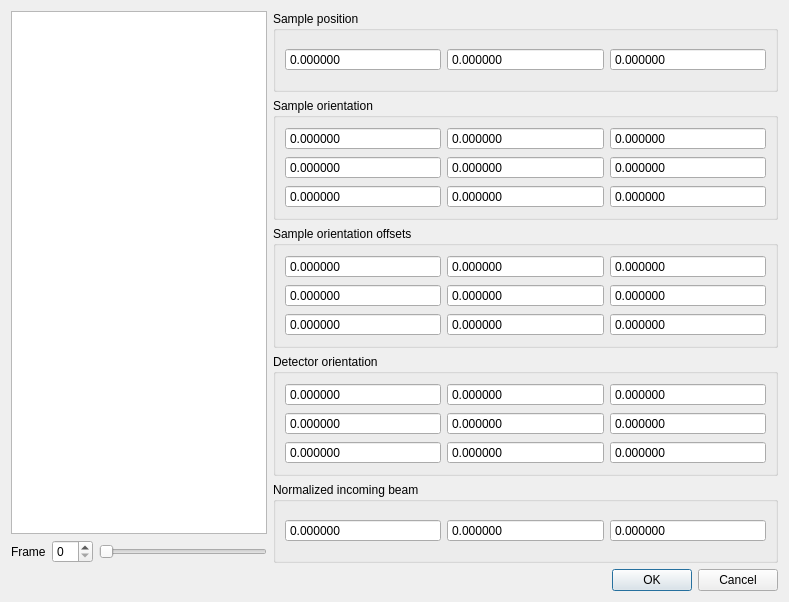
<?xml version="1.0" encoding="UTF-8"?>
<ui version="4.0">
 <class>DialogExploreInstrumentStates</class>
 <widget class="QDialog" name="DialogExploreInstrumentStates">
  <property name="geometry">
   <rect>
    <x>0</x>
    <y>0</y>
    <width>789</width>
    <height>602</height>
   </rect>
  </property>
  <property name="windowTitle">
   <string>Explore instrument states</string>
  </property>
  <layout class="QGridLayout" name="gridLayout_2">
   <item row="0" column="0">
    <layout class="QHBoxLayout" name="horizontalLayout_3" stretch="0,3">
     <item>
      <layout class="QVBoxLayout" name="verticalLayout">
       <item>
        <widget class="QListWidget" name="data"/>
       </item>
       <item>
        <layout class="QHBoxLayout" name="horizontalLayout">
         <item>
          <widget class="QLabel" name="label">
           <property name="text">
            <string>Frame</string>
           </property>
          </widget>
         </item>
         <item>
          <widget class="QSpinBox" name="frameIndex">
           <property name="readOnly">
            <bool>false</bool>
           </property>
           <property name="buttonSymbols">
            <enum>QAbstractSpinBox::UpDownArrows</enum>
           </property>
           <property name="singleStep">
            <number>1</number>
           </property>
          </widget>
         </item>
         <item>
          <widget class="QSlider" name="frameSlider">
           <property name="tracking">
            <bool>true</bool>
           </property>
           <property name="orientation">
            <enum>Qt::Horizontal</enum>
           </property>
           <property name="tickPosition">
            <enum>QSlider::NoTicks</enum>
           </property>
          </widget>
         </item>
        </layout>
       </item>
      </layout>
     </item>
     <item>
      <layout class="QVBoxLayout" name="verticalLayout_2">
       <item>
        <widget class="QGroupBox" name="groupBox">
         <property name="title">
          <string>Sample position</string>
         </property>
         <layout class="QHBoxLayout" name="horizontalLayout_2">
          <item>
           <widget class="QDoubleSpinBox" name="sample_position_x">
            <property name="readOnly">
             <bool>true</bool>
            </property>
            <property name="buttonSymbols">
             <enum>QAbstractSpinBox::NoButtons</enum>
            </property>
            <property name="decimals">
             <number>6</number>
            </property>
            <property name="minimum">
             <double>-1000000.000000000000000</double>
            </property>
            <property name="maximum">
             <double>1000000.000000000000000</double>
            </property>
           </widget>
          </item>
          <item>
           <widget class="QDoubleSpinBox" name="sample_position_y">
            <property name="readOnly">
             <bool>true</bool>
            </property>
            <property name="buttonSymbols">
             <enum>QAbstractSpinBox::NoButtons</enum>
            </property>
            <property name="decimals">
             <number>6</number>
            </property>
            <property name="minimum">
             <double>-1000000.000000000000000</double>
            </property>
            <property name="maximum">
             <double>1000000.000000000000000</double>
            </property>
           </widget>
          </item>
          <item>
           <widget class="QDoubleSpinBox" name="sample_position_z">
            <property name="readOnly">
             <bool>true</bool>
            </property>
            <property name="buttonSymbols">
             <enum>QAbstractSpinBox::NoButtons</enum>
            </property>
            <property name="decimals">
             <number>6</number>
            </property>
            <property name="minimum">
             <double>-1000000.000000000000000</double>
            </property>
            <property name="maximum">
             <double>1000000.000000000000000</double>
            </property>
           </widget>
          </item>
         </layout>
        </widget>
       </item>
       <item>
        <widget class="QGroupBox" name="groupBox_2">
         <property name="title">
          <string>Sample orientation</string>
         </property>
         <layout class="QGridLayout" name="gridLayout">
          <item row="1" column="0">
           <widget class="QDoubleSpinBox" name="sample_orientation_10">
            <property name="readOnly">
             <bool>true</bool>
            </property>
            <property name="buttonSymbols">
             <enum>QAbstractSpinBox::NoButtons</enum>
            </property>
            <property name="decimals">
             <number>6</number>
            </property>
            <property name="minimum">
             <double>-1000000.000000000000000</double>
            </property>
            <property name="maximum">
             <double>1000000.000000000000000</double>
            </property>
           </widget>
          </item>
          <item row="0" column="0">
           <widget class="QDoubleSpinBox" name="sample_orientation_00">
            <property name="enabled">
             <bool>true</bool>
            </property>
            <property name="readOnly">
             <bool>true</bool>
            </property>
            <property name="buttonSymbols">
             <enum>QAbstractSpinBox::NoButtons</enum>
            </property>
            <property name="decimals">
             <number>6</number>
            </property>
            <property name="minimum">
             <double>-1000000.000000000000000</double>
            </property>
            <property name="maximum">
             <double>1000000.000000000000000</double>
            </property>
           </widget>
          </item>
          <item row="2" column="1">
           <widget class="QDoubleSpinBox" name="sample_orientation_21">
            <property name="readOnly">
             <bool>true</bool>
            </property>
            <property name="buttonSymbols">
             <enum>QAbstractSpinBox::NoButtons</enum>
            </property>
            <property name="decimals">
             <number>6</number>
            </property>
            <property name="minimum">
             <double>-1000000.000000000000000</double>
            </property>
            <property name="maximum">
             <double>1000000.000000000000000</double>
            </property>
           </widget>
          </item>
          <item row="2" column="2">
           <widget class="QDoubleSpinBox" name="sample_orientation_22">
            <property name="readOnly">
             <bool>true</bool>
            </property>
            <property name="buttonSymbols">
             <enum>QAbstractSpinBox::NoButtons</enum>
            </property>
            <property name="decimals">
             <number>6</number>
            </property>
            <property name="minimum">
             <double>-1000000.000000000000000</double>
            </property>
            <property name="maximum">
             <double>1000000.000000000000000</double>
            </property>
           </widget>
          </item>
          <item row="1" column="1">
           <widget class="QDoubleSpinBox" name="sample_orientation_11">
            <property name="readOnly">
             <bool>true</bool>
            </property>
            <property name="buttonSymbols">
             <enum>QAbstractSpinBox::NoButtons</enum>
            </property>
            <property name="decimals">
             <number>6</number>
            </property>
            <property name="minimum">
             <double>-1000000.000000000000000</double>
            </property>
            <property name="maximum">
             <double>1000000.000000000000000</double>
            </property>
           </widget>
          </item>
          <item row="2" column="0">
           <widget class="QDoubleSpinBox" name="sample_orientation_20">
            <property name="readOnly">
             <bool>true</bool>
            </property>
            <property name="buttonSymbols">
             <enum>QAbstractSpinBox::NoButtons</enum>
            </property>
            <property name="decimals">
             <number>6</number>
            </property>
            <property name="minimum">
             <double>-1000000.000000000000000</double>
            </property>
            <property name="maximum">
             <double>1000000.000000000000000</double>
            </property>
           </widget>
          </item>
          <item row="1" column="2">
           <widget class="QDoubleSpinBox" name="sample_orientation_12">
            <property name="readOnly">
             <bool>true</bool>
            </property>
            <property name="buttonSymbols">
             <enum>QAbstractSpinBox::NoButtons</enum>
            </property>
            <property name="decimals">
             <number>6</number>
            </property>
            <property name="minimum">
             <double>-1000000.000000000000000</double>
            </property>
            <property name="maximum">
             <double>1000000.000000000000000</double>
            </property>
           </widget>
          </item>
          <item row="0" column="1">
           <widget class="QDoubleSpinBox" name="sample_orientation_01">
            <property name="readOnly">
             <bool>true</bool>
            </property>
            <property name="buttonSymbols">
             <enum>QAbstractSpinBox::NoButtons</enum>
            </property>
            <property name="decimals">
             <number>6</number>
            </property>
            <property name="minimum">
             <double>-1000000.000000000000000</double>
            </property>
            <property name="maximum">
             <double>1000000.000000000000000</double>
            </property>
           </widget>
          </item>
          <item row="0" column="2">
           <widget class="QDoubleSpinBox" name="sample_orientation_02">
            <property name="readOnly">
             <bool>true</bool>
            </property>
            <property name="buttonSymbols">
             <enum>QAbstractSpinBox::NoButtons</enum>
            </property>
            <property name="decimals">
             <number>6</number>
            </property>
            <property name="minimum">
             <double>-1000000.000000000000000</double>
            </property>
            <property name="maximum">
             <double>1000000.000000000000000</double>
            </property>
           </widget>
          </item>
         </layout>
        </widget>
       </item>
       <item>
        <widget class="QGroupBox" name="groupBox_3">
         <property name="title">
          <string>Sample orientation offsets</string>
         </property>
         <layout class="QGridLayout" name="gridLayout_3">
          <item row="1" column="0">
           <widget class="QDoubleSpinBox" name="sample_orientation_offset_10">
            <property name="readOnly">
             <bool>true</bool>
            </property>
            <property name="buttonSymbols">
             <enum>QAbstractSpinBox::NoButtons</enum>
            </property>
            <property name="decimals">
             <number>6</number>
            </property>
            <property name="minimum">
             <double>-1000000.000000000000000</double>
            </property>
            <property name="maximum">
             <double>1000000.000000000000000</double>
            </property>
           </widget>
          </item>
          <item row="0" column="2">
           <widget class="QDoubleSpinBox" name="sample_orientation_offset_02">
            <property name="readOnly">
             <bool>true</bool>
            </property>
            <property name="buttonSymbols">
             <enum>QAbstractSpinBox::NoButtons</enum>
            </property>
            <property name="decimals">
             <number>6</number>
            </property>
            <property name="minimum">
             <double>-1000000.000000000000000</double>
            </property>
            <property name="maximum">
             <double>1000000.000000000000000</double>
            </property>
           </widget>
          </item>
          <item row="2" column="1">
           <widget class="QDoubleSpinBox" name="sample_orientation_offset_21">
            <property name="readOnly">
             <bool>true</bool>
            </property>
            <property name="buttonSymbols">
             <enum>QAbstractSpinBox::NoButtons</enum>
            </property>
            <property name="decimals">
             <number>6</number>
            </property>
            <property name="minimum">
             <double>-1000000.000000000000000</double>
            </property>
            <property name="maximum">
             <double>1000000.000000000000000</double>
            </property>
           </widget>
          </item>
          <item row="1" column="1">
           <widget class="QDoubleSpinBox" name="sample_orientation_offset_11">
            <property name="readOnly">
             <bool>true</bool>
            </property>
            <property name="buttonSymbols">
             <enum>QAbstractSpinBox::NoButtons</enum>
            </property>
            <property name="decimals">
             <number>6</number>
            </property>
            <property name="minimum">
             <double>-1000000.000000000000000</double>
            </property>
            <property name="maximum">
             <double>1000000.000000000000000</double>
            </property>
           </widget>
          </item>
          <item row="2" column="0">
           <widget class="QDoubleSpinBox" name="sample_orientation_offset_20">
            <property name="readOnly">
             <bool>true</bool>
            </property>
            <property name="buttonSymbols">
             <enum>QAbstractSpinBox::NoButtons</enum>
            </property>
            <property name="decimals">
             <number>6</number>
            </property>
            <property name="minimum">
             <double>-1000000.000000000000000</double>
            </property>
            <property name="maximum">
             <double>1000000.000000000000000</double>
            </property>
           </widget>
          </item>
          <item row="2" column="2">
           <widget class="QDoubleSpinBox" name="sample_orientation_offset_22">
            <property name="readOnly">
             <bool>true</bool>
            </property>
            <property name="buttonSymbols">
             <enum>QAbstractSpinBox::NoButtons</enum>
            </property>
            <property name="decimals">
             <number>6</number>
            </property>
            <property name="minimum">
             <double>-1000000.000000000000000</double>
            </property>
            <property name="maximum">
             <double>1000000.000000000000000</double>
            </property>
           </widget>
          </item>
          <item row="0" column="0">
           <widget class="QDoubleSpinBox" name="sample_orientation_offset_00">
            <property name="enabled">
             <bool>true</bool>
            </property>
            <property name="readOnly">
             <bool>true</bool>
            </property>
            <property name="buttonSymbols">
             <enum>QAbstractSpinBox::NoButtons</enum>
            </property>
            <property name="decimals">
             <number>6</number>
            </property>
            <property name="minimum">
             <double>-1000000.000000000000000</double>
            </property>
            <property name="maximum">
             <double>1000000.000000000000000</double>
            </property>
           </widget>
          </item>
          <item row="1" column="2">
           <widget class="QDoubleSpinBox" name="sample_orientation_offset_12">
            <property name="readOnly">
             <bool>true</bool>
            </property>
            <property name="buttonSymbols">
             <enum>QAbstractSpinBox::NoButtons</enum>
            </property>
            <property name="decimals">
             <number>6</number>
            </property>
            <property name="minimum">
             <double>-1000000.000000000000000</double>
            </property>
            <property name="maximum">
             <double>1000000.000000000000000</double>
            </property>
           </widget>
          </item>
          <item row="0" column="1">
           <widget class="QDoubleSpinBox" name="sample_orientation_offset_01">
            <property name="readOnly">
             <bool>true</bool>
            </property>
            <property name="buttonSymbols">
             <enum>QAbstractSpinBox::NoButtons</enum>
            </property>
            <property name="decimals">
             <number>6</number>
            </property>
            <property name="minimum">
             <double>-1000000.000000000000000</double>
            </property>
            <property name="maximum">
             <double>1000000.000000000000000</double>
            </property>
           </widget>
          </item>
         </layout>
         <zorder>sample_orientation_offset_00</zorder>
         <zorder>sample_orientation_offset_11</zorder>
         <zorder>sample_orientation_offset_01</zorder>
         <zorder>sample_orientation_offset_10</zorder>
         <zorder>sample_orientation_offset_02</zorder>
         <zorder>sample_orientation_offset_20</zorder>
         <zorder>sample_orientation_offset_21</zorder>
         <zorder>sample_orientation_offset_12</zorder>
         <zorder>sample_orientation_offset_22</zorder>
        </widget>
       </item>
       <item>
        <widget class="QGroupBox" name="groupBox_5">
         <property name="title">
          <string>Detector orientation</string>
         </property>
         <layout class="QGridLayout" name="gridLayout_4">
          <item row="0" column="0">
           <widget class="QDoubleSpinBox" name="detector_orientation_00">
            <property name="enabled">
             <bool>true</bool>
            </property>
            <property name="readOnly">
             <bool>true</bool>
            </property>
            <property name="buttonSymbols">
             <enum>QAbstractSpinBox::NoButtons</enum>
            </property>
            <property name="decimals">
             <number>6</number>
            </property>
            <property name="minimum">
             <double>-1000000.000000000000000</double>
            </property>
            <property name="maximum">
             <double>1000000.000000000000000</double>
            </property>
           </widget>
          </item>
          <item row="0" column="1">
           <widget class="QDoubleSpinBox" name="detector_orientation_01">
            <property name="readOnly">
             <bool>true</bool>
            </property>
            <property name="buttonSymbols">
             <enum>QAbstractSpinBox::NoButtons</enum>
            </property>
            <property name="decimals">
             <number>6</number>
            </property>
            <property name="minimum">
             <double>-1000000.000000000000000</double>
            </property>
            <property name="maximum">
             <double>1000000.000000000000000</double>
            </property>
           </widget>
          </item>
          <item row="0" column="2">
           <widget class="QDoubleSpinBox" name="detector_orientation_02">
            <property name="readOnly">
             <bool>true</bool>
            </property>
            <property name="buttonSymbols">
             <enum>QAbstractSpinBox::NoButtons</enum>
            </property>
            <property name="decimals">
             <number>6</number>
            </property>
            <property name="minimum">
             <double>-1000000.000000000000000</double>
            </property>
            <property name="maximum">
             <double>1000000.000000000000000</double>
            </property>
           </widget>
          </item>
          <item row="1" column="0">
           <widget class="QDoubleSpinBox" name="detector_orientation_10">
            <property name="readOnly">
             <bool>true</bool>
            </property>
            <property name="buttonSymbols">
             <enum>QAbstractSpinBox::NoButtons</enum>
            </property>
            <property name="decimals">
             <number>6</number>
            </property>
            <property name="minimum">
             <double>-1000000.000000000000000</double>
            </property>
            <property name="maximum">
             <double>1000000.000000000000000</double>
            </property>
           </widget>
          </item>
          <item row="1" column="1">
           <widget class="QDoubleSpinBox" name="detector_orientation_11">
            <property name="readOnly">
             <bool>true</bool>
            </property>
            <property name="buttonSymbols">
             <enum>QAbstractSpinBox::NoButtons</enum>
            </property>
            <property name="decimals">
             <number>6</number>
            </property>
            <property name="minimum">
             <double>-1000000.000000000000000</double>
            </property>
            <property name="maximum">
             <double>1000000.000000000000000</double>
            </property>
           </widget>
          </item>
          <item row="1" column="2">
           <widget class="QDoubleSpinBox" name="detector_orientation_12">
            <property name="readOnly">
             <bool>true</bool>
            </property>
            <property name="buttonSymbols">
             <enum>QAbstractSpinBox::NoButtons</enum>
            </property>
            <property name="decimals">
             <number>6</number>
            </property>
            <property name="minimum">
             <double>-1000000.000000000000000</double>
            </property>
            <property name="maximum">
             <double>1000000.000000000000000</double>
            </property>
           </widget>
          </item>
          <item row="2" column="0">
           <widget class="QDoubleSpinBox" name="detector_orientation_20">
            <property name="readOnly">
             <bool>true</bool>
            </property>
            <property name="buttonSymbols">
             <enum>QAbstractSpinBox::NoButtons</enum>
            </property>
            <property name="decimals">
             <number>6</number>
            </property>
            <property name="minimum">
             <double>-1000000.000000000000000</double>
            </property>
            <property name="maximum">
             <double>1000000.000000000000000</double>
            </property>
           </widget>
          </item>
          <item row="2" column="1">
           <widget class="QDoubleSpinBox" name="detector_orientation_21">
            <property name="readOnly">
             <bool>true</bool>
            </property>
            <property name="buttonSymbols">
             <enum>QAbstractSpinBox::NoButtons</enum>
            </property>
            <property name="decimals">
             <number>6</number>
            </property>
            <property name="minimum">
             <double>-1000000.000000000000000</double>
            </property>
            <property name="maximum">
             <double>1000000.000000000000000</double>
            </property>
           </widget>
          </item>
          <item row="2" column="2">
           <widget class="QDoubleSpinBox" name="detector_orientation_22">
            <property name="readOnly">
             <bool>true</bool>
            </property>
            <property name="buttonSymbols">
             <enum>QAbstractSpinBox::NoButtons</enum>
            </property>
            <property name="decimals">
             <number>6</number>
            </property>
            <property name="minimum">
             <double>-1000000.000000000000000</double>
            </property>
            <property name="maximum">
             <double>1000000.000000000000000</double>
            </property>
           </widget>
          </item>
         </layout>
        </widget>
       </item>
       <item>
        <widget class="QGroupBox" name="groupBox_4">
         <property name="title">
          <string>Normalized incoming beam</string>
         </property>
         <layout class="QHBoxLayout" name="horizontalLayout_4">
          <item>
           <widget class="QDoubleSpinBox" name="ni_x">
            <property name="readOnly">
             <bool>true</bool>
            </property>
            <property name="buttonSymbols">
             <enum>QAbstractSpinBox::NoButtons</enum>
            </property>
            <property name="decimals">
             <number>6</number>
            </property>
            <property name="minimum">
             <double>-1000000.000000000000000</double>
            </property>
            <property name="maximum">
             <double>1000000.000000000000000</double>
            </property>
           </widget>
          </item>
          <item>
           <widget class="QDoubleSpinBox" name="ni_y">
            <property name="readOnly">
             <bool>true</bool>
            </property>
            <property name="buttonSymbols">
             <enum>QAbstractSpinBox::NoButtons</enum>
            </property>
            <property name="decimals">
             <number>6</number>
            </property>
            <property name="minimum">
             <double>-1000000.000000000000000</double>
            </property>
            <property name="maximum">
             <double>1000000.000000000000000</double>
            </property>
           </widget>
          </item>
          <item>
           <widget class="QDoubleSpinBox" name="ni_z">
            <property name="readOnly">
             <bool>true</bool>
            </property>
            <property name="buttonSymbols">
             <enum>QAbstractSpinBox::NoButtons</enum>
            </property>
            <property name="decimals">
             <number>6</number>
            </property>
            <property name="minimum">
             <double>-1000000.000000000000000</double>
            </property>
            <property name="maximum">
             <double>1000000.000000000000000</double>
            </property>
           </widget>
          </item>
         </layout>
        </widget>
       </item>
      </layout>
     </item>
    </layout>
   </item>
   <item row="1" column="0">
    <widget class="QDialogButtonBox" name="buttonBox">
     <property name="standardButtons">
      <set>QDialogButtonBox::Cancel|QDialogButtonBox::Ok</set>
     </property>
    </widget>
   </item>
  </layout>
 </widget>
 <resources/>
 <connections/>
</ui>
